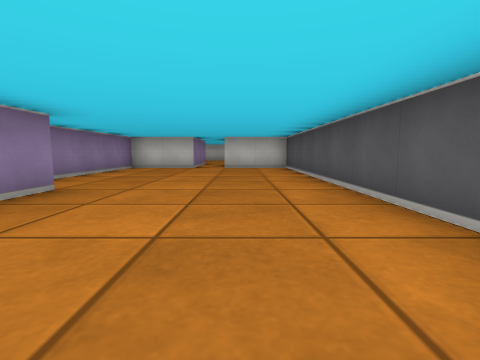
view 1 (above)

16 first-person views from a walk through a cub3D ray-caster map. The camera is about half as high as the walls, tilts 6° down and sees 85° across. The floor is counted in squares. Each view is taken from the middle of a square. On the plan, view 1 faces up. The plan holds only what a view shows up to about 9 squares ahead; the rest is blank. The place goes on beyond the plan.

view 2
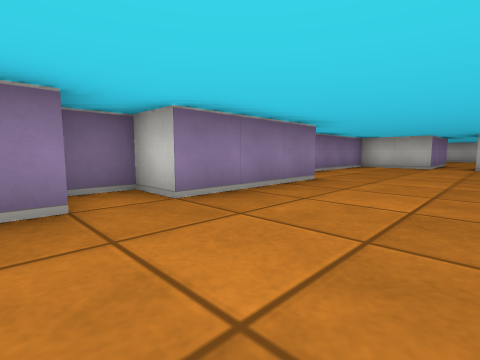

view 3
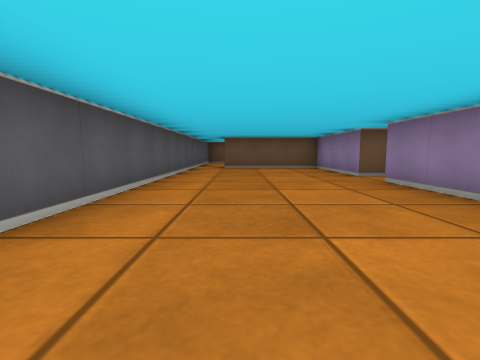

view 4
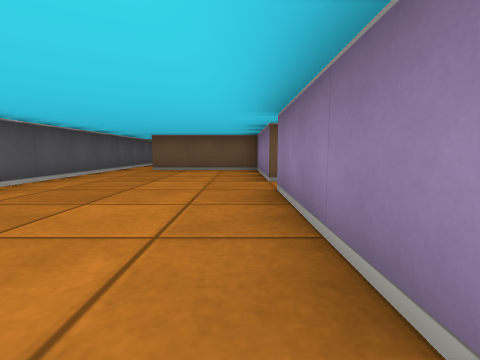

view 5
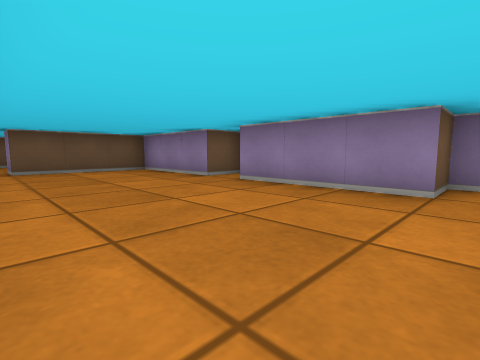

view 6
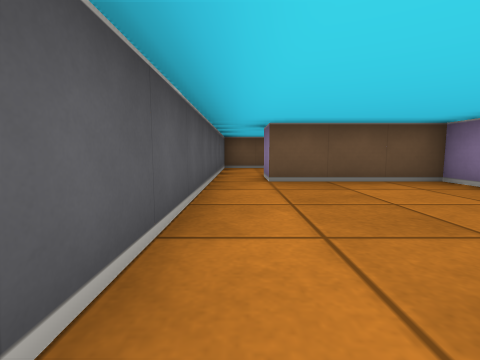

view 7
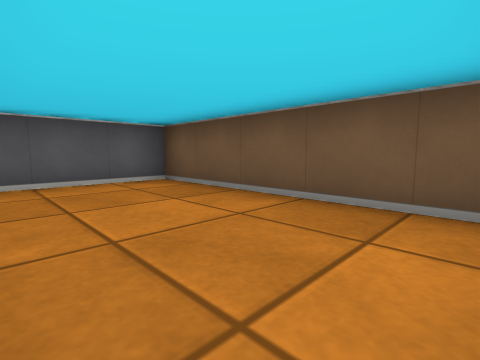

view 8
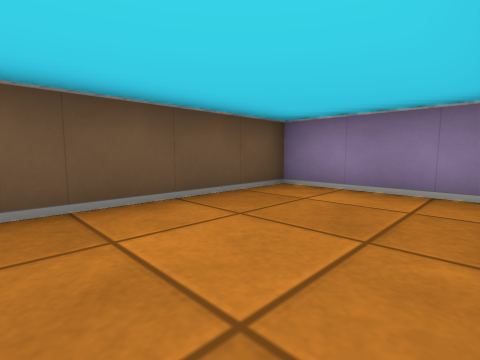

view 9
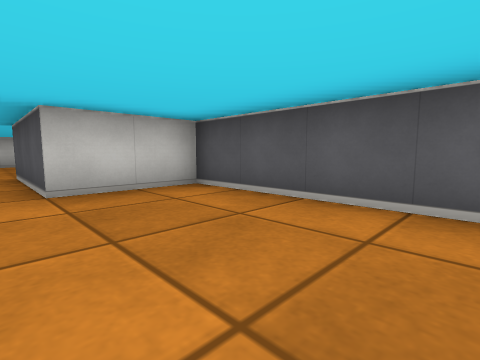

view 10
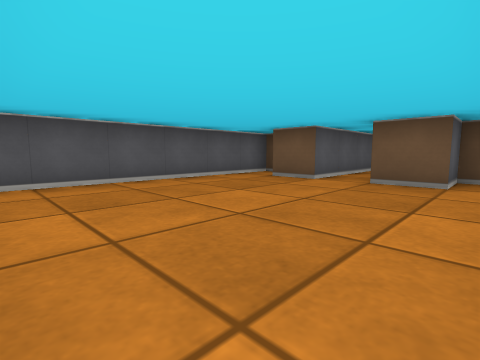

view 11
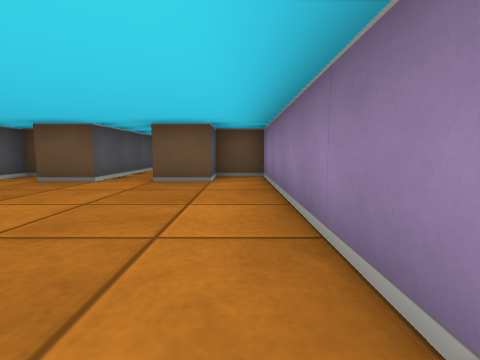

view 12
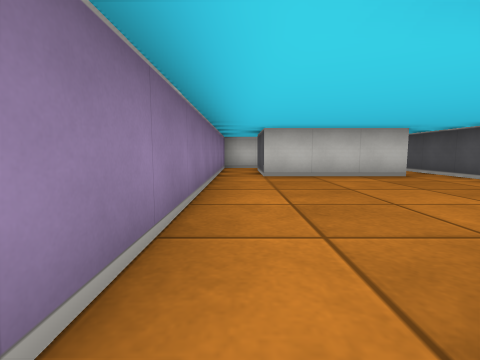

view 13
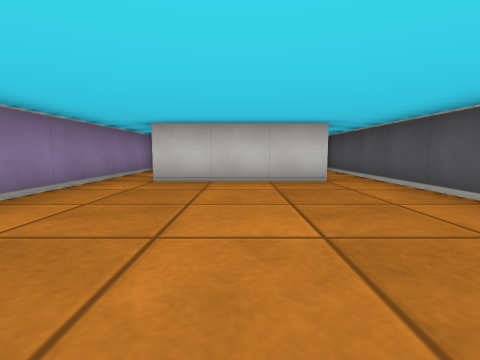

view 14
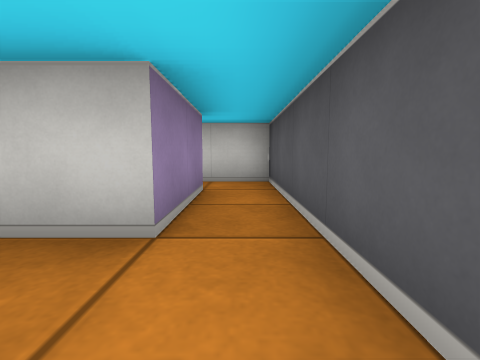

view 15
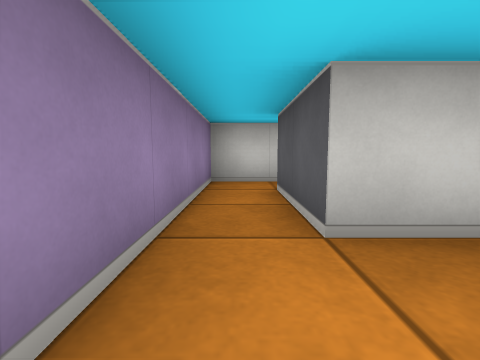

view 16
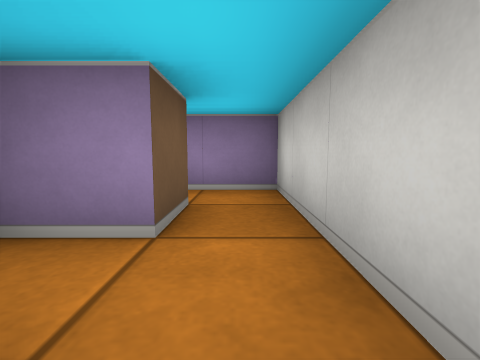

### Floor plan
Ten units are one square. View 1 is at (0, 0); x grows to the right and y downward. Boxes are objects, and circles mark ways between rooms. Rooms are numbered by the first view taken in them; rooms with no view inside come last. Other rooms are left out.
<svg viewBox="-40 -200 60 280">
<path fill="none" stroke="#000" d="M-15 -85 -35 -85 -35 -35 -25 -35 -25 -5 -35 -5 -35 5 -25 5 -25 35 5 35M15 35 15 -85 -5 -85M-35 51 -35 75 15 75 15 35M5 35 5 45M-15 -102 -15 -85M15 -104 15 -165M5 -165 -25 -165M-35 -165 -35 -105 -25 -105 -25 -115 -15 -115M-5 -85 -5 -115 5 -115M5 -185 5 -165M-25 -165 -25 -185 -15 -185 -15 -175M15 -165 15 -195 -35 -195 -35 -165"/>
<circle cx="10" cy="40" r="3" fill="#2a7"/>
<circle cx="-10" cy="-90" r="3" fill="#2a7"/>
<circle cx="-30" cy="-175" r="3" fill="#2a7"/>
<circle cx="10" cy="-175" r="3" fill="#2a7"/>
<text x="-10" y="-30">1</text>
<text x="-10" y="60">2</text>
<text x="-10" y="-130">3</text>
<text x="-10" y="-180">4</text>
</svg>
Room 1 opens to room 2. Room 1 opens to room 3. Room 3 opens to room 4.

Where each view was taken, in squares from view 1:
view 1: 0 up, 0 right, facing up
view 2: 1 down, 0 right, facing up-left
view 3: 5 up, 0 right, facing down
view 4: 4 up, 2 left, facing down
view 5: 4 up, 1 right, facing down-left
view 6: 1 up, 1 right, facing down
view 7: 5 down, 3 left, facing down-right
view 8: 5 down, 0 right, facing down-left
view 9: 5 up, 1 left, facing up-right
view 10: 16 up, 3 left, facing down-right
view 11: 16 up, 3 left, facing down
view 12: 11 up, 3 left, facing up
view 13: 12 up, 1 left, facing up
view 14: 15 up, 1 right, facing up
view 15: 15 up, 3 left, facing up
view 16: 19 up, 0 right, facing left
